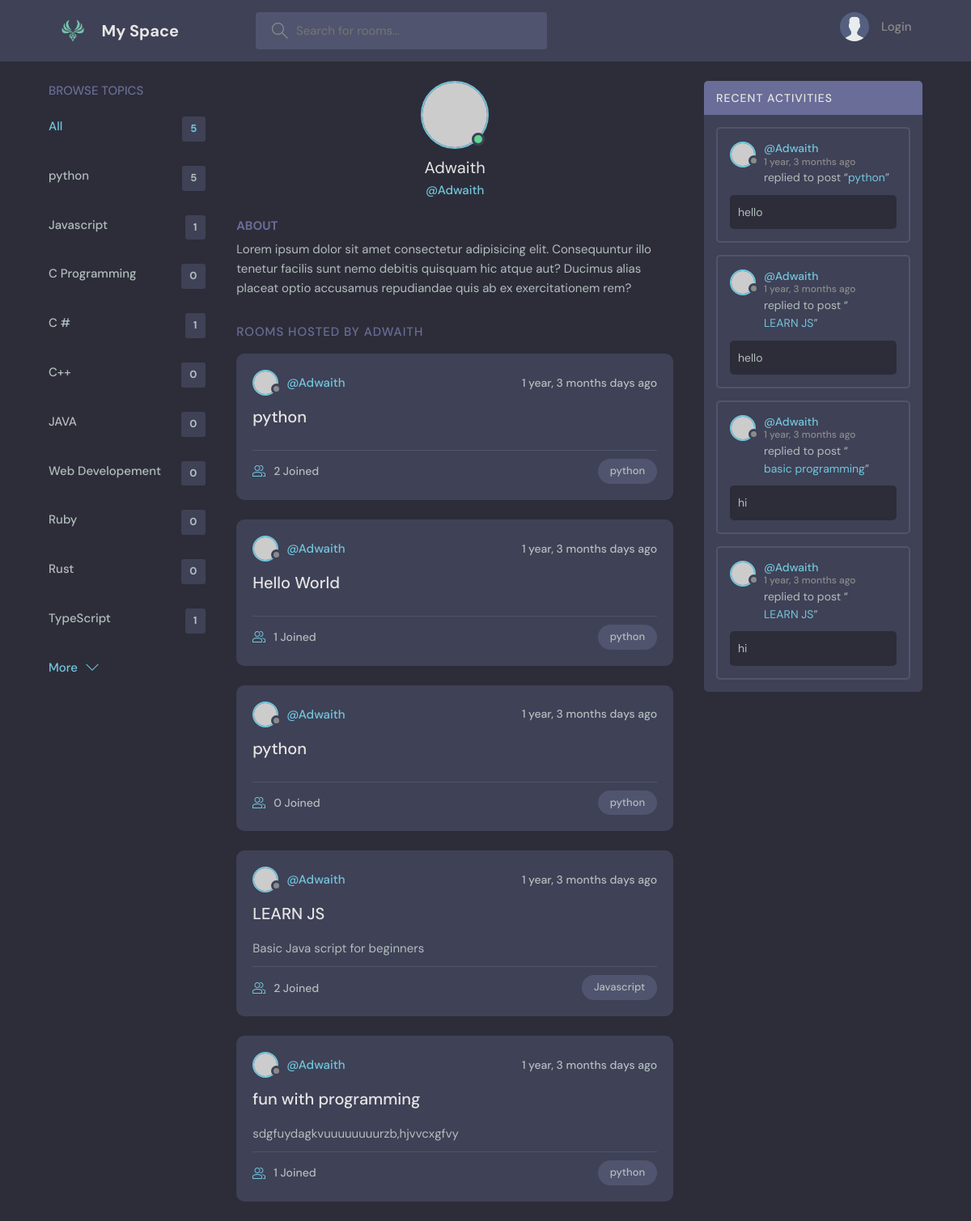
Page /profile/1/ on the committed database.
### basic/models.py (models this page shows, shortened)
class Topic(models.Model):
    name = models.CharField(max_length=200)

class Room(models.Model):
    host = models.ForeignKey(User, on_delete=models.SET_NULL, null=True)
    topic = models.ForeignKey(Topic, on_delete=models.SET_NULL, null=True)
    name = models.CharField(max_length=200)
    description = models.TextField(null=True, blank=True)
    participants = models.ManyToManyField(
        User, related_name='participant', blank=True)
    updated = models.DateTimeField(auto_now=True)
    created = models.DateTimeField(auto_now_add=True)
    class Meta:
        ordering = ['-updated', '-created']

class Message(models.Model):
    user = models.ForeignKey(User, on_delete=models.CASCADE)
    room = models.ForeignKey(Room, on_delete=models.CASCADE)
    body = models.TextField()
    updated = models.DateTimeField(auto_now=True)
    created = models.DateTimeField(auto_now_add=True)
    class Meta:
        ordering = ['-updated', '-created']

### basic/views.py (the view)
# urls.py: path('profile/<str:pk>/', views.userProfile, name='user-profile'),
def userProfile(request, pk):
    user = User.objects.get(id=pk)
    rooms = user.room_set.all()
    room_messages = user.message_set.all()
    topics = Topic.objects.all()
    context = {'user': user, 'rooms': rooms,
               'room_messages': room_messages, 'topics': topics}
    return render(request, 'basic/profile.html', context)

### basic/templates/basic/profile.html (shortened to what this page needs)
{% extends 'Main.html' %} {% block content %}
<main class="profile-page layout layout--3">
  <div class="container">
    {% include 'basic/topics_component.html' %}
    <div class="roomList">
        <div class="profile">
          <div class="profile__avatar">
            <div class="avatar avatar--large active">
              <img src="https://randomuser.me/api/portraits/men/11.jpg" />
            </div>
          </div>
          <div class="profile__info">
            <h3>{{user.username}}</h3>
            <p>@{{user.username}}</p>
          </div>
          <div class="profile__about">
            <h3>About</h3>
            <p>
              Lorem ipsum dolor sit amet consectetur adipisicing elit. Consequuntur illo tenetur
              facilis sunt nemo debitis quisquam hic atque aut? Ducimus alias placeat optio
              accusamus repudiandae quis ab ex exercitationem rem?
            </p>
          </div>
        </div>
        <div class="roomList__header">
          <div>
            <h2>Rooms Hosted by {{user.username}}</a>
            </h2>
          </div>
        </div>
        {% include 'basic/feed_component.html' %}
      </div>
    {% include 'basic/activity_component.html' %}
  </div>
</main>
{% endblock %}

### templates/Main.html (shortened to what this page needs)
{% load static %}
<!DOCTYPE html>
<html lang="en">
  <head>
    <link rel="stylesheet" href="{% static 'styles/style.css' %}" />
  </head>
  <body>
    {% include 'NAVBAR.html' %}
    {% block content %} {% endblock %}
  </body>
</html>

### templates/NAVBAR.html (shortened to what this page needs)
{% load static %}
<header class="header header--loggedIn">
  <div class="container">
    <a href="{% url 'home' %}" class="header__logo">
      <img src="{% static 'images/Element_Anemo.png' %}" />
      <h1>My Space</h1>
    </a>
    <form class="header__search" method="get" action="{% url 'home' %}">
      <label>
        <input name="q" placeholder="Search for rooms..." />
      </label>
    </form>
    <nav class="header__menu">
      {% if request.user.is_authenticated %}
      <div class="header__user">
        <a href="{% url 'user-profile' request.user.id %}">
          <div class="avatar avatar--medium active">
            <img src="https://randomuser.me/api/portraits/men/37.jpg" />
          </div>
          <p>{{request.user}} <span>@{{request.user.username}}</span></p>
        </a>
        <button class="dropdown-button">
          <svg
            version="1.1"
            xmlns="http://www.w3.org/2000/svg"
            width="32"
            height="32"
            viewBox="0 0 32 32"
          >
            <title>chevron-down</title>
            <path d="M16 21l-13-13h-3l16 16 16-16h-3l-13 13z"></path>
          </svg>
        </button>
      </div>
      {% else %}
      <a href="{% url 'login' %}">
        <img src="{% static 'images/avatar.svg' %}" />
        <p>Login</p>
      </a>
      {% endif %}
    </nav>
  </div>
</header>

### basic/templates/basic/topics_component.html
<div class="topics">
  <div class="topics__header">
    <h2>Browse Topics</h2>
  </div>
  <ul class="topics__list">
    <li>
      <a href="{% url 'home' %}" class="active"
        >All <span>{{rooms.count}}</span></a
      >
    </li>
    {% for topic in topics %}
    <li>
      <a href="{% url 'home' %}?q={{topic.name}}"
        >{{topic.name}} <span>{{topic.room_set.all.count}}</span></a
      >
    </li>
    {% endfor %}
  </ul>
  <a class="btn btn--link" href="{% url 'topics' %}">
    More
    <svg
      version="1.1"
      xmlns="http://www.w3.org/2000/svg"
      width="32"
      height="32"
      viewBox="0 0 32 32"
    >
      <title>chevron-down</title>
      <path d="M16 21l-13-13h-3l16 16 16-16h-3l-13 13z"></path>
    </svg>
  </a>
</div>

### basic/templates/basic/feed_component.html (shortened to what this page needs)
{% for room in rooms %}
<div class="roomListRoom">
  <div class="roomListRoom__header">
    <a
      href="{% url 'user-profile' room.host.id %}"
      class="roomListRoom__author"
    >
      <div class="avatar avatar--small">
        <img src="https://randomuser.me/api/portraits/women/11.jpg" />
      </div>
      <span>@{{room.host.username}}</span>
    </a>
    <div class="roomListRoom__actions">
      <span>{{room.created|timesince}} days ago</span>
    </div>
  </div>
  <div class="roomListRoom__content">
    <a href="{% url 'room' room.id %}">{{room.name}}</a>
    <p>{{room.description}}</p>
  </div>
  <div class="roomListRoom__meta">
    <a href="{% url 'room' room.id %}" class="roomListRoom__joined">
      {{room.participants.all.count}} Joined
    </a>
    <p class="roomListRoom__topic">{{room.topic.name}}</p>
  </div>
</div>
{% endfor %}

### basic/templates/basic/activity_component.html (shortened to what this page needs)
<div class="activities">
  <div class="activities__header">
    <h2>Recent Activities</h2>
  </div>
  {% for message in room_messages %}
  <div class="activities__box">
    <div class="activities__boxHeader roomListRoom__header">
      <a
        href="{% url 'user-profile' message.user.id %}"
        class="roomListRoom__author"
      >
        <div class="avatar avatar--small">
          <img src="https://randomuser.me/api/portraits/women/11.jpg" />
        </div>
        <p>
          @{{message.user.username}}
          <span>{{message.created|timesince}} ago</span>
        </p>
      </a>
    </div>
    <div class="activities__boxContent">
      <p>
        replied to post “<a href="{% url 'room' message.room.id %}"
          >{{message.room.name}}</a
        >”
      </p>
      <div class="activities__boxRoomContent">{{message.body}}</div>
    </div>
  </div>
  {% endfor %}
</div>

### rows in the picture
Topic: name "python", room_set.all.count "5"
Topic: name "Javascript", room_set.all.count "1"
Topic: name "C Programming", room_set.all.count "0"
Topic: name "C #", room_set.all.count "1"
Topic: name "C++", room_set.all.count "0"
Topic: name "JAVA", room_set.all.count "0"
Topic: name "Web Developement", room_set.all.count "0"
Topic: name "Ruby", room_set.all.count "0"
Topic: name "Rust", room_set.all.count "0"
Topic: name "TypeScript", room_set.all.count "1"
Room: host.username "Adwaith", created "1 year, 3 months", name "python", participants.all.count "2", topic.name "python"
Room: host.username "Adwaith", created "1 year, 3 months", name "Hello World", participants.all.count "1", topic.name "python"
Room: host.username "Adwaith", created "1 year, 3 months", name "python", participants.all.count "0", topic.name "python"
Room: host.username "Adwaith", created "1 year, 3 months", name "LEARN JS", description "Basic Java script for beginners", participants.all.count "2", topic.name "Javascript"
Room: host.username "Adwaith", created "1 year, 3 months", name "fun with programming", description "sdgfuydagkvuuuuuuuurzb,hjvvcxgfvy", participants.all.count "1", topic.name "python"
Message: user.username "Adwaith", created "1 year, 3 months", room.name "python", body "hello"
Message: user.username "Adwaith", created "1 year, 3 months", room.name "LEARN JS", body "hello"
Message: user.username "Adwaith", created "1 year, 3 months", room.name "basic programming", body "hi"
Message: user.username "Adwaith", created "1 year, 3 months", room.name "LEARN JS", body "hi"

### other values in the picture
{{ rooms.count }} "5"
{{ user.username }} "Adwaith"
{{ user.username }} "ADWAITH"
